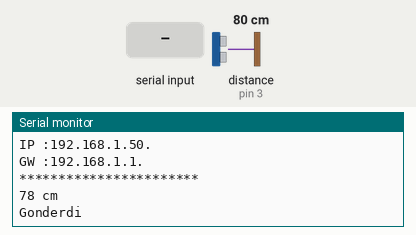
A sketch run on a simulated Arduino Nano, built with avr-gcc and run on an emulated ATmega328P. Parts: the last lines printed to the serial monitor. Wiring (inferred from the names in the program): ultrasonic range finder: trigger pin 4; echo pin 3. The test bench sets the inputs (shaded band); at power-on: distance to the obstacle (sensor on pin 3) 80 cm. The echo pulse lasts 58.3 µs per cm; the board resets itself during the run and starts again; EEPROM starts erased.

Above: at 1.2 s.
1.3 s: "SETKARTID=" received over Serial
2.8 s: "90,45\n" received over Serial
At 4.1 s:
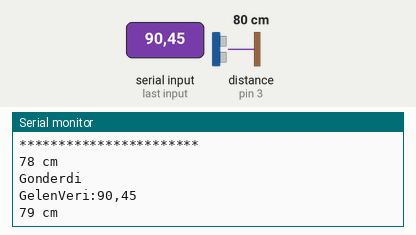
4.3 s: "0\n" received over Serial
At 4.9 s:
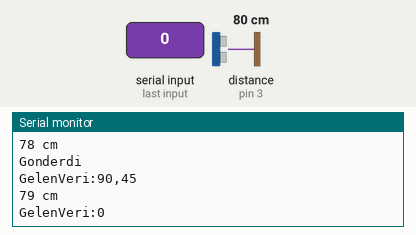
7.3 s: distance to the obstacle (sensor on pin 3) set to 4 cm
At 7.9 s:
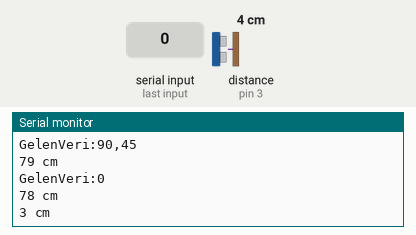
Timing chart, 0 to 9.8 s (numbered marks = the images above; inputs shaded):
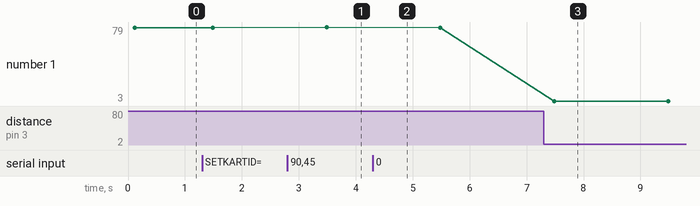

The sketch:

gy_Ethernet_SensorMega.ino
```cpp
/*
 gungor 13/08/2017
*/
#include <SPI.h>
#include <EEPROM.h>
#include <EtherCard.h> // EtherCard kütüphanesini ekliyoruz.
#include <avr/wdt.h>

const String Versiyon =  "1.17.9.15.22.19";
#define TIMEOUT_MS 10000;
#define TIMEOUT_Sensor 2000; // 1 saniye= 1000


static byte KartID;
static byte mymac[] = { 0x74,0x69,0x69,0x2D,0x30,0x31 };

static byte myip[] = { 192,168,68,51 }; /*KartID göre degişiyor*/
const static uint8_t gwip[] = {192,168,68,15};
const static uint8_t dnsip[] = {192,168,68,15};
const static uint8_t netmask[] = {255,255,255,0};
byte hisip[] = { 192,168,68,15 };

Stash stash;
byte session;
const char website[] PROGMEM = "192.168.68.15";

byte Ethernet::buffer[300];
static uint32_t GecenSure = 0;
static uint32_t SensorSure = 0;

/* Sensor Pinleri */
const int SensorPower = 5;
const int trigPin = 4;
const int echoPin = 3;
const int SensorGnd = 2;

long sure =0;
int mesafe=0;

/*
Enc28j60  Arduino Mega
CS  --> 53
SI  --> 51
SO  --> 50
SCK --> 52
VCC --> 3.3V
GND --> GND

Enc28j60  Arduino nano
CS  --> 10
SI  --> 11
SO  --> 12
SCK --> 13
VCC --> 3.3V
GND --> GND
*/

static void my_callback (byte status, word off, word len) {
  Ethernet::buffer[off+300] = 0;
  if(strstr((char *)Ethernet::buffer+off, "HTTP/1.1 200 OK") != 0) {
    Serial.println(">>OK<<");
  }
  else
  {
    Serial.println(">>>");
    Serial.print((const char*) Ethernet::buffer + off);
    Serial.println("...");
  }
}

void setup () {
  Serial.begin(57600); //Seri iletişimi başlatıyoruz.
   /* Sensor ayarları */
  pinMode (SensorPower,OUTPUT);
  digitalWrite(SensorPower,HIGH);
  pinMode (SensorGnd,OUTPUT);
  digitalWrite(SensorGnd,LOW);

  pinMode(trigPin, OUTPUT);
  pinMode(echoPin, INPUT);

  KartID = EEPROM.read(0);
  if (KartID==0)
  {
    KartID = 100;
    EEPROM.write(0,KartID);
  }

  /* Kart ID göre IP ve MAC adresleri oluşturuldu*/
  myip[3] = KartID; // 192.168.2.?
  mymac[5] = KartID; // 0x74,0x69,0x69,0x2D,0x30,???


  if (ether.begin(sizeof Ethernet::buffer, mymac) == 0)
    Serial.println( "Ethernet denetleyicisine erisim saglanamadi.");
 else
   Serial.println("Ethernet denetleyicisi baslatildi.");

if (!ether.staticSetup(myip,gwip, dnsip, netmask))
    Serial.println("Sabit IP atama islemi yapilamadi.");

/*
if (!ether.staticSetup(myip))
    Serial.println("Sabit IP atama islemi yapilamadi.");
*/

  ether.printIp("IP:  ", ether.myip);
  ether.printIp("GW:  ", ether.gwip);
  ether.printIp("DNS: ", ether.dnsip);
//  char websiteIP[] = "192.168.68.15";
//  ether.parseIp(ether.hisip, websiteIP);
   ether.copyIp(ether.hisip, hisip);

  ether.printIp("SRV: ", ether.hisip);

  Serial.println();
  Serial.println();
  Serial.print("* * * * ");
  Serial.print(Versiyon);
  Serial.println(" * * * *");
  Serial.print("Kart ID:");
  Serial.println(KartID);
  Serial.print("IP :");
  for (int i =0; i<4; i++)
  {
    Serial.print(ether.myip[i]);
    Serial.print(".");
  }
  Serial.println("");
  Serial.print("GW :");
  for (int i =0; i<4; i++)
  {
    Serial.print(ether.gwip[i]);
    Serial.print(".");
  }
  Serial.println("");

  Serial.println("***********************");
}
String veri ="";
String veri2 ="";

char inChar;

void SensorOku() {
  if (millis() > SensorSure) {
    SensorSure = millis() + TIMEOUT_Sensor;
  /* sensorden veri okuma */
  mesafe = 0;
  digitalWrite(trigPin,LOW);
  delayMicroseconds(2);
  digitalWrite(trigPin,HIGH);
  delayMicroseconds(10);
  digitalWrite(trigPin,LOW);
  sure = pulseIn(echoPin,HIGH);
  mesafe  = (sure*0.34/2) / 10;
  delay(100);

  Serial.print (mesafe);
  Serial.println (" cm ");
  }
}

void PaketGonder() {
  if ( (millis() > GecenSure) && (mesafe < 450)) {
    GecenSure = millis() + TIMEOUT_MS; /* 5 saniye */
    ether.copyIp(ether.hisip, hisip);
//    ether.browseUrl(PSTR("/sensor.php?value=11"), "", NULL, my_callback);
//    ether.browseUrl(PSTR(""),"/sensor.php?value=11", NULL, my_callback);
//    ether.browseUrl(PSTR("/sensor.php?value=0"), cBuf, NULL, my_callback);

  byte sd = stash.create();
  stash.print("ID=");
  stash.print(KartID);
  stash.print("&value=");
  stash.println(mesafe);

  stash.save();

Stash::prepare(PSTR("POST http://$F/sensor.php HTTP/1.0" "\r\n"
      "Host:  $F" "\r\n"
      "Connection: close" "\r\n"
      "Content-Type: application/x-www-form-urlencoded \r\n"
      "Content-Length: $D" "\r\n"
      "\r\n"
      "$H"),
       website,website,stash.size(), sd);

    // send the packet - this also releases all stash buffers once done
    session = ether.tcpSend();

    Serial.println("Gonderdi");
  }
}


void loop() {
   word len = ether.packetReceive();
   word pos = ether.packetLoop(len);

  if(pos) {
      if(strstr((char *)Ethernet::buffer + pos, "GET /RESET") != 0) {
        Serial.println("Reset");
         BufferFiller bfill = ether.tcpOffset();
    bfill.emit_p(PSTR("HTTP/1.0 200 OK\r\n"
          "Content-Type: text/html\r\nPragma: no-cache\r\n\r\n"
          "<html><head><title>ArduinoTurkiye WebServer</title></head><body>"
          "<br>"
          ));
    bfill.emit_p(PSTR("OK</body></html>"));
    ether.httpServerReply(bfill.position());

         wdt_enable( WDTO_60MS);
         while(1) {}
   }
   else
   {
              BufferFiller bfill = ether.tcpOffset();
    bfill.emit_p(PSTR("HTTP/1.0 200 OK\r\n"
          "Content-Type: text/html\r\nPragma: no-cache\r\n\r\n"
          "<html><head><title>ArduinoTurkiye WebServer</title></head><body>"
          "<br>"
          ));
    bfill.emit_p(PSTR("OK</body></html>"));
    ether.httpServerReply(bfill.position());

   }

  }


  SensorOku();
  PaketGonder();

  if (Serial.available() > 0) {
    veri = "";
    for (int i =0; i<100; i++)
    {
      if (Serial.available() > 0)
      {
       inChar =  Serial.read();
       veri = veri + inChar;
      }
    }
    veri.trim();
    int pos = veri.indexOf("SETKARTID=");
    if (pos > -1)
    {
       veri2 = veri.substring(10);
       veri2.trim();
       KartID = veri2.toInt();
       EEPROM.write(0,KartID);
       Serial.print("Yeni Kart ID:");
       Serial.println(KartID);
       Serial.print("ID gecerli olmasi icin cihazi kapatip tekrar aciniz");
       veri = "";
       wdt_enable( WDTO_60MS);
       while(1) {}
   }
    if (veri.length() > 0)
    {
      Serial.print("GelenVeri:");
      Serial.println(veri);
    }
    veri = "";
  }

//1000 saniye 1000*60*60*24
  if (millis() > 86400000) {
    Serial.print("Reset");// gunde bir sefer reset
    wdt_enable( WDTO_60MS);
    while(1) {}
  }

}
```

Measured:
- after the input at 2.8 s, the serial monitor: prints a new line at once (image 1)
- after the input at 4.3 s, the serial monitor: prints a new line at once (image 2)
- after the input at 7.3 s, the serial monitor: prints a new line after 0.18 s (image 3)
- plotted number 1: 78 → 79 after the input at 2.8 s, 78 → 3 after the input at 7.3 s
